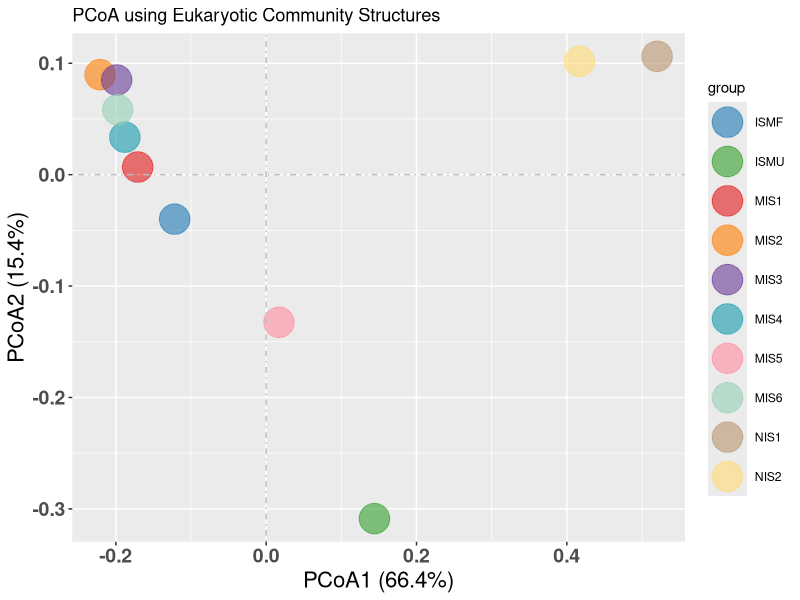
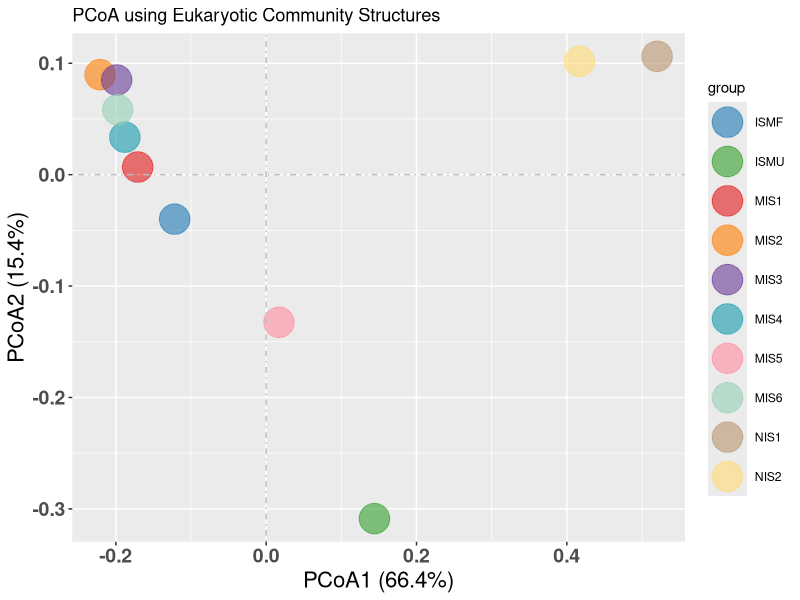

The R source for these figures, in order:
# Install required packages
# install.packages(c("ggplot2", "vegan", "ape", "RColorBrewer"))

# Load required packages
library(ggplot2)
library(vegan)
library(ape)
library(RColorBrewer)

# Read data
setwd("C:\\Users\\user22\\Desktop\\2024EST\\modification\\adddata\\18S\\PCoA Creation")
otu <- read.table("feature-table.txt", header = TRUE, sep = "\t", row.names = 1, check.names = FALSE)
design <- read.table("group.txt", header = TRUE, sep = "\t", row.names = 1, check.names = FALSE)

# Calculate distance matrix
distance <- vegdist(t(otu), method = 'bray')

# Perform PCoA analysis
PCOA <- pcoa(distance, correction = "none", rn = NULL)
result <- PCOA$values[, "Relative_eig"]
pro1 <- as.numeric(sprintf("%.3f", result[1])) * 100
pro2 <- as.numeric(sprintf("%.3f", result[2])) * 100
x <- PCOA$vectors
sample_names <- rownames(x)
pc <- as.data.frame(PCOA$vectors[, 1:2])
pc$names <- sample_names

# Merge grouping information into the data frame
pc <- merge(pc, design, by = "row.names", all.x = TRUE)

# Plot PCoA
xlab <- paste("PCoA1 (", pro1, "%)", sep = "")
ylab <- paste("PCoA2 (", pro2, "%)", sep = "")

my_colors <- c("#1F78B4", "#33A02C", "#E31A1C", "#FF7F00", "#6A3D9A",
               "#179BAE", "#FF8C9E", "#96CEB4", "#B99470", "#FFDA76")

pca <- ggplot(pc, aes(x = Axis.1, y = Axis.2)) +
  geom_point(aes(color = group), size = 10, alpha = 0.6) +
  labs(x = xlab, y = ylab, title = "PCoA using Eukaryotic Community Structures") +
  geom_hline(yintercept = 0, linetype = 4, color = "grey") +
  geom_vline(xintercept = 0, linetype = 4, color = "grey") +
  scale_color_manual(values = my_colors) +
  theme(legend.position = "right",
        axis.title.x = element_text(size = 16),
        axis.title.y = element_text(size = 16),
        axis.text.x = element_text(size = 14, face = "bold"),
        axis.text.y = element_text(size = 14, face = "bold")) +
  guides(color = guide_legend(override.aes = list(size = 10, alpha = 0.6))) +
  geom_path(data = pc, aes(group = group), color = "black", linetype = "dashed", fill = NA, size = 1)

pca
ggsave('PCoA using eukaryotic community structures_rna2.pdf', pca, width = 7, height = 5)